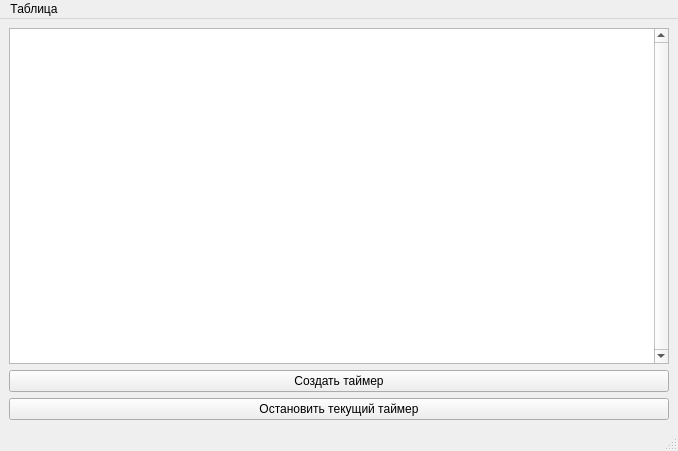
<?xml version="1.0" encoding="UTF-8"?>
<ui version="4.0">
 <class>MainWindow</class>
 <widget class="QMainWindow" name="MainWindow">
  <property name="geometry">
   <rect>
    <x>0</x>
    <y>0</y>
    <width>678</width>
    <height>451</height>
   </rect>
  </property>
  <property name="windowTitle">
   <string>Тайм-трекер</string>
  </property>
  <widget class="QWidget" name="centralwidget">
   <layout class="QVBoxLayout" name="verticalLayout">
    <item>
     <widget class="QTableView" name="tableViewTimers">
      <property name="cursor" stdset="0">
       <cursorShape>ArrowCursor</cursorShape>
      </property>
      <property name="verticalScrollBarPolicy">
       <enum>Qt::ScrollBarAlwaysOn</enum>
      </property>
      <property name="autoScroll">
       <bool>false</bool>
      </property>
      <property name="editTriggers">
       <set>QAbstractItemView::NoEditTriggers</set>
      </property>
      <property name="dragDropOverwriteMode">
       <bool>false</bool>
      </property>
      <property name="selectionMode">
       <enum>QAbstractItemView::SingleSelection</enum>
      </property>
      <property name="selectionBehavior">
       <enum>QAbstractItemView::SelectRows</enum>
      </property>
     </widget>
    </item>
    <item>
     <widget class="QPushButton" name="addTimerButton">
      <property name="text">
       <string>Создать таймер</string>
      </property>
     </widget>
    </item>
    <item>
     <widget class="QPushButton" name="stopTimerButton">
      <property name="text">
       <string>Остановить текущий таймер</string>
      </property>
     </widget>
    </item>
   </layout>
  </widget>
  <widget class="QMenuBar" name="menubar">
   <property name="geometry">
    <rect>
     <x>0</x>
     <y>0</y>
     <width>678</width>
     <height>21</height>
    </rect>
   </property>
   <widget class="QMenu" name="menu">
    <property name="title">
     <string>Таблица</string>
    </property>
    <addaction name="deleteAllAction"/>
    <addaction name="showTimerStatsAction"/>
   </widget>
   <addaction name="menu"/>
  </widget>
  <widget class="QStatusBar" name="statusbar"/>
  <action name="deleteAllAction">
   <property name="text">
    <string>Очистить статистику</string>
   </property>
  </action>
  <action name="showTimerStatsAction">
   <property name="text">
    <string>Показать статистику по таймеру</string>
   </property>
  </action>
 </widget>
 <resources/>
 <connections/>
</ui>
